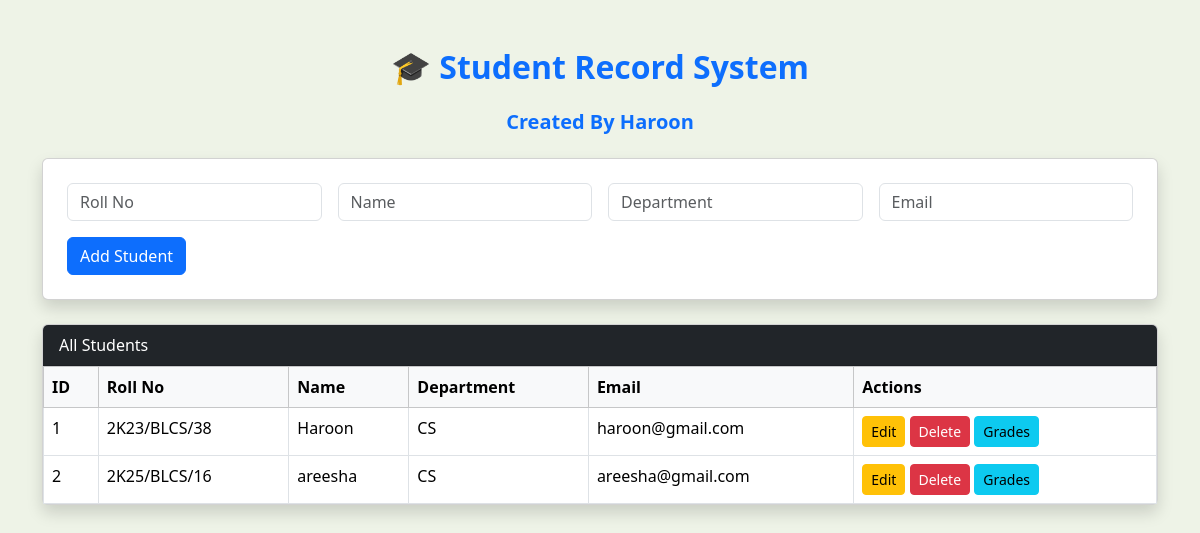
The app's page /, older data.
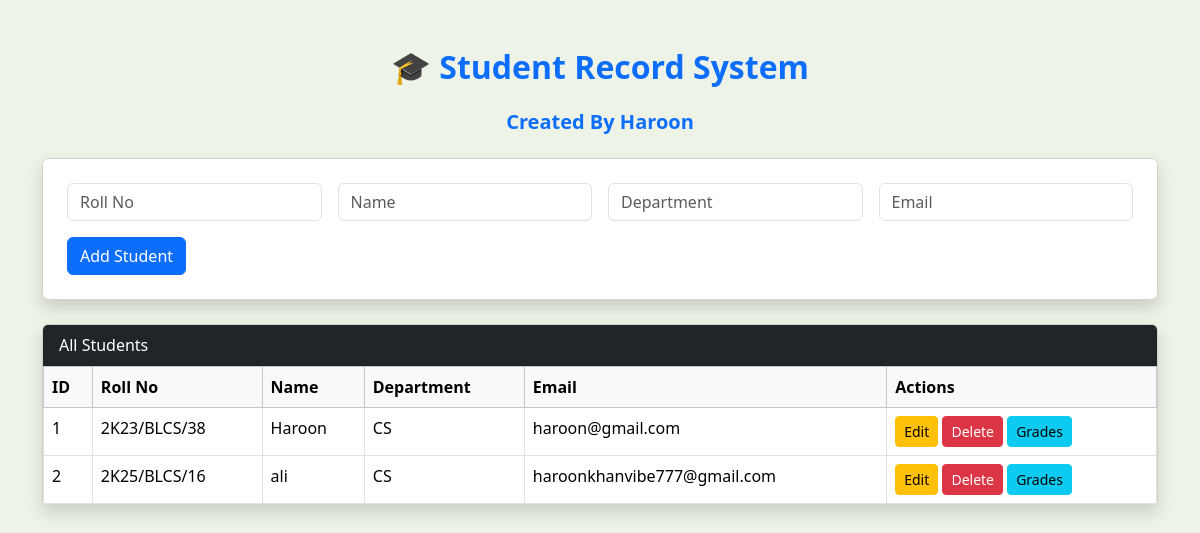
The same page, newer data.
### Components/models.py (models this page shows)
class Students(db.Model):
    id=db.Column(db.Integer,primary_key=True)
    roll_no=db.Column(db.String(20),unique=True,nullable=False)
    name=db.Column(db.String(60),unique=True,nullable=False)
    department=db.Column(db.String(60))
    email=db.Column(db.String(100),unique=True)
    grades=db.relationship('Grade',backref='student',cascade="all,delete-orphan")

### Components/routes.py (the view, shortened to what this page needs)
@app.route('/', methods=['GET', 'POST'])
def index():
    students = Students.query.all()
    edit_student = None
    if request.args.get('edit'):
        edit_student = Students.query.get_or_404(request.args.get('edit'))
    return render_template('index.html', students=students, edit_student=edit_student)

### Components/templates/index.html (shortened to what this page needs)
<!DOCTYPE html>
<html>
<head>
  <link href="https://cdn.jsdelivr.net/npm/bootstrap@5.3.3/dist/css/bootstrap.min.css" rel="stylesheet">
</head>
<body>
<div class="container mt-5">
  <h2 class="text-center mb-4 text-primary fw-bold">🎓 Student Record System</h2>
  <h5 class="text-center mb-4 text-primary fw-bold">Created By Haroon</h5>
  <form method="POST" class="card p-4 mb-4 shadow">
    <div class="row g-3">
      <div class="col-md-3">
        <input type="text" class="form-control" name="roll_no" placeholder="Roll No" value="{{ edit_student.roll_no if edit_student else '' }}" required>
      </div>
      <div class="col-md-3">
        <input type="text" class="form-control" name="name" placeholder="Name" value="{{ edit_student.name if edit_student else '' }}" required>
      </div>
      <div class="col-md-3">
        <input type="text" class="form-control" name="department" placeholder="Department" value="{{ edit_student.department if edit_student else '' }}" required>
      </div>
      <div class="col-md-3">
        <input type="email" class="form-control" name="email" placeholder="Email" value="{{ edit_student.email if edit_student else '' }}" required>
      </div>
      <div class="col-12 d-flex justify-content-between">
        <button type="submit" class="btn btn-primary">{{ 'Update Student' if edit_student else 'Add Student' }}</button>
      </div>
    </div>
  </form>
  <div class="card shadow">
    <div class="card-header bg-dark text-white">All Students</div>
    <div class="table-responsive">
      <table class="table table-bordered m-0">
        <thead class="table-light">
          <tr>
            <th>ID</th><th>Roll No</th><th>Name</th><th>Department</th><th>Email</th><th>Actions</th>
          </tr>
        </thead>
        <tbody>
          {% for student in students %}
          <tr>
            <td>{{ student.id }}</td>
            <td>{{ student.roll_no }}</td>
            <td>{{ student.name }}</td>
            <td>{{ student.department }}</td>
            <td>{{ student.email }}</td>
            <td>
              <a href="/?edit={{ student.id }}" class="btn btn-warning btn-sm">Edit</a>
              <a href="/delete/{{ student.id }}" class="btn btn-danger btn-sm" onclick="return confirm('Delete this student?')">Delete</a>
              <button class="btn btn-info btn-sm" data-bs-toggle="collapse" data-bs-target="#grades{{ student.id }}">Grades</button>
            </td>
          </tr>
          {% endfor %}
        </tbody>
      </table>
    </div>
  </div>
</div>
</body>
</html>

Row changes from the older to the newer data that the page shows:
changed Students "2K25/BLCS/16": name "areesha" → "ali"; email "areesha@gmail.com" → "haroonkhanvibe777@gmail.com"
